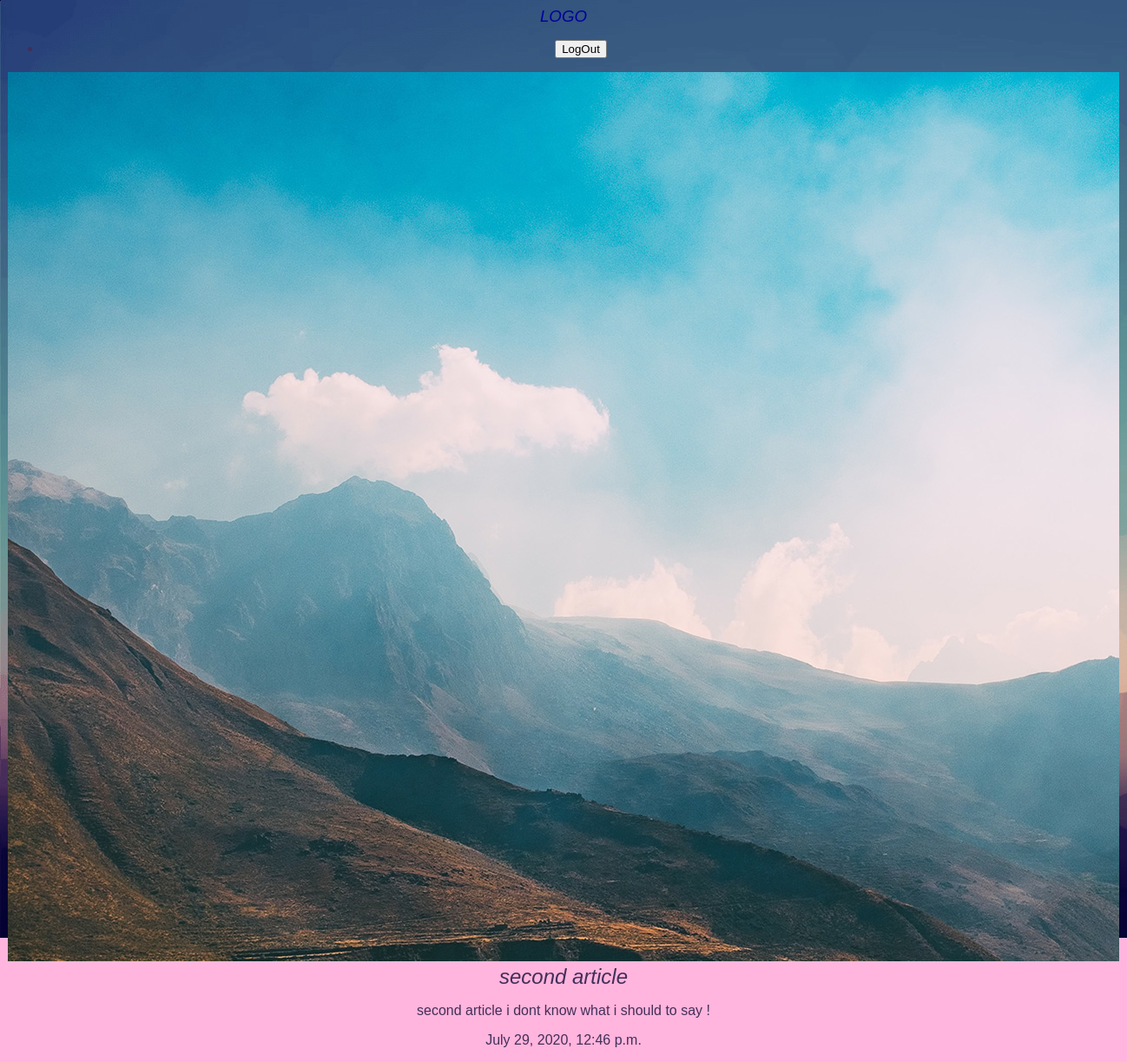
Page /articles/article2 on the committed database.
### articles/models.py (models this page shows, shortened)
class Article (models.Model) :
    title = models.CharField (max_length = 30)
    slug = models.SlugField()
    body = models.TextField()
    date = models.DateTimeField( auto_now_add = True )
    image = models.ImageField(default = 'default' , blank = True)

### articles/views.py (the view)
def article_detail (request , slug ) :
     article = models.Article.objects.get(slug=slug)
     return render (request , 'articles/article_detail.html',{'article':article})

### articles/templates/articles/article_detail.html
{% extends 'base.html' %}
{% block content %}
  <div class="article_detail">
    <div class="detail">
      <img src="{{article.image.url}}" alt="">
      <h2>{{article.title}}</h2>
      <p>{{article.body}}</p>
      <p>{{article.date}}</p>
    </div>
  </div>
{%  endblock %}

### asset/styles.css (style rules this page uses)
body { background-color: #f295; background-image: url(simple.png) ; background-attachment: fixed ; background-repeat : no-repeat ; color: #422f59 ; text-align: center ; }
h1,h2,h3,h4,h5,h6 { font-style: italic ; font-weight: unset ; margin: auto ; }
body * { font-family: arial ; font-size: revert; }

### rows in the picture
Article: image (picture), title "second article", body "second article i dont know what i should to say !", date "July 29, 2020, 12:46 p.m."
